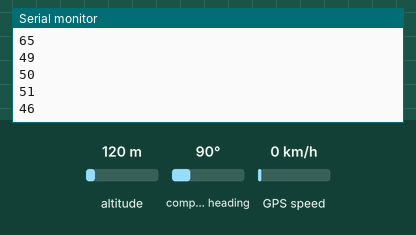
Bench run of a sketch on a simulated Arduino Mega 2560, built with avr-gcc and run on an emulated ATmega2560. On the bench: the last lines printed to the serial monitor. The test bench sets the inputs (shaded band); at power-on: altitude 120 m, compass heading 90°, GPS speed 0 km/h. The GPS gets a fix after 3 s at 37.7749, -122.4194 with 8 satellites.

Above: at 1.2 s.
1.3 s: altitude set to 750 m
At 2.2 s:
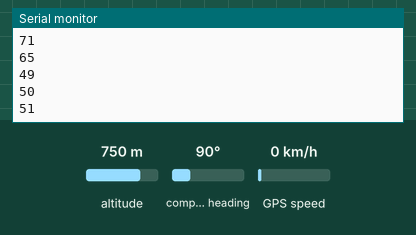
2.8 s: compass heading set to 269°
At 3.6 s:
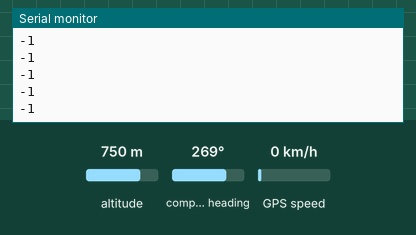
4.3 s: GPS speed set to 30 km/h
Timing chart, 0 to 7.3 s (numbered marks = the images above; inputs shaded):
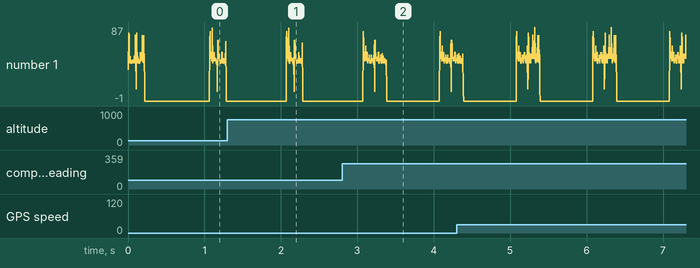

The sketch:

sketch_sep08d.ino
```cpp
#include <TinyGPS++.h>
TinyGPSPlus gps;

void setup() {
Serial.begin(9600);
Serial1.begin(4800);

}

void loop() {
  gps.encode(Serial1.read());
  Serial.println(Serial1.read());

}
```

Measured:
- after the input at 2.8 s, the serial monitor: prints a new line after 0.42 s (image 2)
